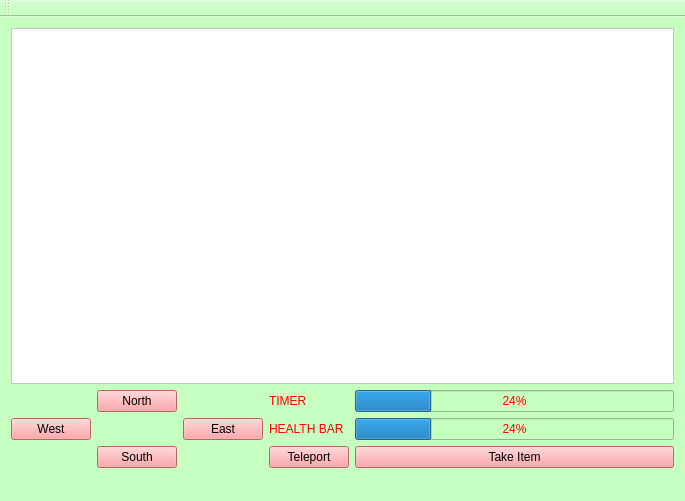
<?xml version="1.0" encoding="UTF-8"?>
<ui version="4.0">
 <class>MainWindow</class>
 <widget class="QMainWindow" name="MainWindow">
  <property name="geometry">
   <rect>
    <x>0</x>
    <y>0</y>
    <width>685</width>
    <height>501</height>
   </rect>
  </property>
  <property name="windowTitle">
   <string>Mayo For Sam!</string>
  </property>
  <property name="styleSheet">
   <string notr="true">background-color: rgb(199, 255, 193);</string>
  </property>
  <widget class="QWidget" name="centralWidget">
   <layout class="QGridLayout" name="gridLayout">
    <item row="3" column="3">
     <widget class="QPushButton" name="pushButton">
      <property name="styleSheet">
       <string notr="true">background-color: rgb(255, 140, 142);</string>
      </property>
      <property name="text">
       <string>Teleport</string>
      </property>
     </widget>
    </item>
    <item row="3" column="4">
     <widget class="QPushButton" name="pushButton_2">
      <property name="styleSheet">
       <string notr="true">background-color: rgb(255, 140, 142);</string>
      </property>
      <property name="text">
       <string>Take Item</string>
      </property>
     </widget>
    </item>
    <item row="2" column="2">
     <widget class="QPushButton" name="pushButton_3">
      <property name="styleSheet">
       <string notr="true">background-color: rgb(255, 140, 142);</string>
      </property>
      <property name="text">
       <string>East</string>
      </property>
     </widget>
    </item>
    <item row="2" column="0">
     <widget class="QPushButton" name="pushButton_6">
      <property name="styleSheet">
       <string notr="true">background-color: rgb(255, 140, 142);</string>
      </property>
      <property name="text">
       <string>West</string>
      </property>
     </widget>
    </item>
    <item row="1" column="1">
     <widget class="QPushButton" name="pushButton_5">
      <property name="styleSheet">
       <string notr="true">background-color: rgb(255, 140, 142);</string>
      </property>
      <property name="text">
       <string>North</string>
      </property>
     </widget>
    </item>
    <item row="3" column="1">
     <widget class="QPushButton" name="pushButton_4">
      <property name="styleSheet">
       <string notr="true">background-color: rgb(255, 140, 142);</string>
      </property>
      <property name="text">
       <string>South</string>
      </property>
     </widget>
    </item>
    <item row="0" column="0" colspan="5">
     <widget class="QTextEdit" name="textEdit">
      <property name="styleSheet">
       <string notr="true">background-color: rgb(255, 255, 255);</string>
      </property>
      <property name="html">
       <string>&lt;!DOCTYPE HTML PUBLIC &quot;-//W3C//DTD HTML 4.0//EN&quot; &quot;http://www.w3.org/TR/REC-html40/strict.dtd&quot;&gt;
&lt;html&gt;&lt;head&gt;&lt;meta name=&quot;qrichtext&quot; content=&quot;1&quot; /&gt;&lt;style type=&quot;text/css&quot;&gt;
p, li { white-space: pre-wrap; }
&lt;/style&gt;&lt;/head&gt;&lt;body style=&quot; font-family:'MS Shell Dlg 2'; font-size:8.25pt; font-weight:400; font-style:normal;&quot;&gt;
&lt;p style=&quot;-qt-paragraph-type:empty; margin-top:0px; margin-bottom:0px; margin-left:0px; margin-right:0px; -qt-block-indent:0; text-indent:0px;&quot;&gt;&lt;br /&gt;&lt;/p&gt;&lt;/body&gt;&lt;/html&gt;</string>
      </property>
     </widget>
    </item>
    <item row="2" column="4">
     <widget class="QProgressBar" name="HealthBar">
      <property name="styleSheet">
       <string notr="true">color: rgb(255, 0, 0);</string>
      </property>
      <property name="value">
       <number>24</number>
      </property>
     </widget>
    </item>
    <item row="2" column="3">
     <widget class="QLabel" name="label">
      <property name="styleSheet">
       <string notr="true">color: rgb(255, 0, 0);</string>
      </property>
      <property name="text">
       <string>HEALTH BAR</string>
      </property>
     </widget>
    </item>
    <item row="1" column="3">
     <widget class="QLabel" name="label_2">
      <property name="styleSheet">
       <string notr="true">color: rgb(255, 0, 0);</string>
      </property>
      <property name="text">
       <string>TIMER</string>
      </property>
     </widget>
    </item>
    <item row="1" column="4">
     <widget class="QProgressBar" name="TimerBar">
      <property name="styleSheet">
       <string notr="true">color: rgb(255, 0, 0);</string>
      </property>
      <property name="value">
       <number>24</number>
      </property>
     </widget>
    </item>
   </layout>
  </widget>
  <widget class="QToolBar" name="mainToolBar">
   <attribute name="toolBarArea">
    <enum>TopToolBarArea</enum>
   </attribute>
   <attribute name="toolBarBreak">
    <bool>false</bool>
   </attribute>
  </widget>
  <widget class="QStatusBar" name="statusBar"/>
 </widget>
 <layoutdefault spacing="6" margin="11"/>
 <resources/>
 <connections/>
</ui>
